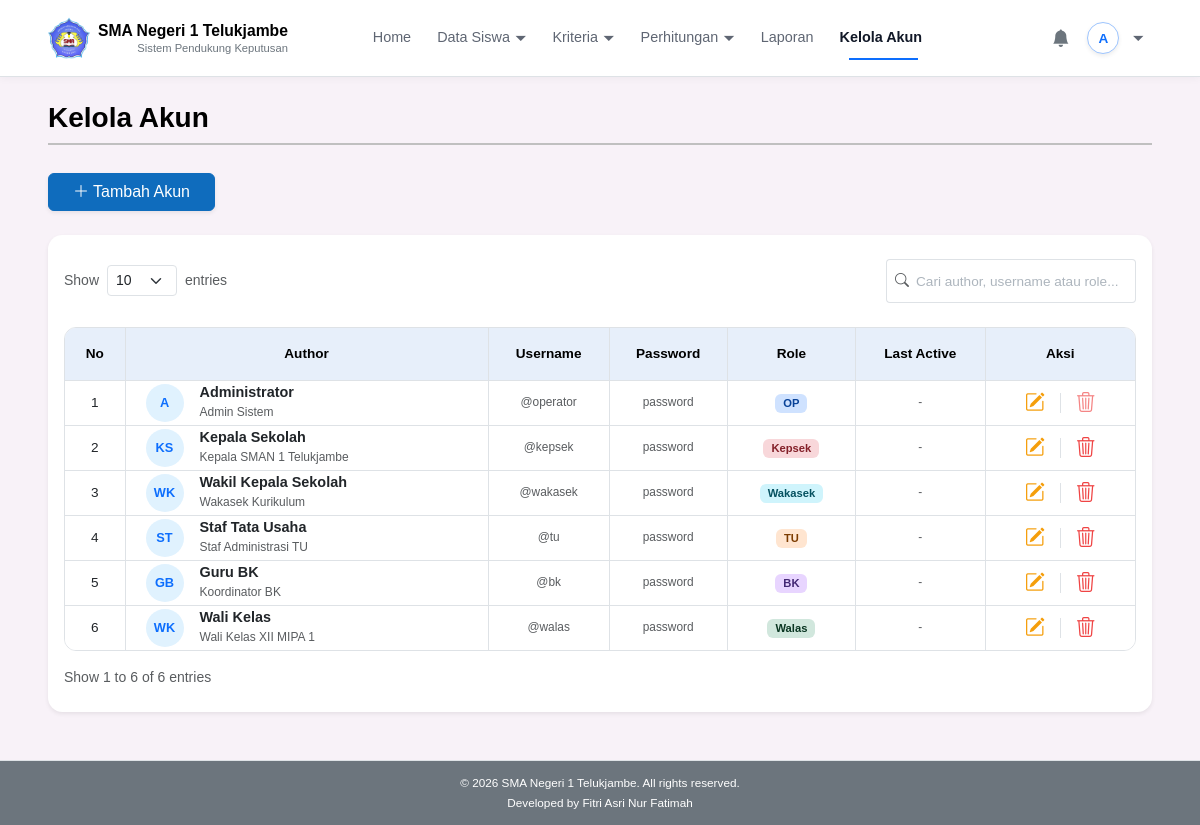
The page /index.php?url=akun (signed in) on the database its author committed.
### tables this page shows
CREATE TABLE users (
    id_user INT AUTO_INCREMENT PRIMARY KEY,
    nama VARCHAR(100) NOT NULL,
    username VARCHAR(50) NOT NULL UNIQUE,
    password VARCHAR(255) NOT NULL,
    password_plain VARCHAR(255) NULL,
    role ENUM('operator', 'wali_kelas', 'bk', 'tu', 'wakasek', 'kepala_sekolah') NOT NULL,
    posisi VARCHAR(100) NULL,
    last_login DATETIME NULL,
    created_at DATETIME DEFAULT CURRENT_TIMESTAMP
);

### app/Views/akun/index.php (the view, shortened to what the rows shown need)
<?php
$roleNames = [
    'operator'        => 'Staff IT',
    'wali_kelas'      => 'Wali Kelas',
    'bk'              => 'Guru BK',
    'tu'              => 'Staff Tata Usaha',
    'wakasek'         => 'Wakasek Kurikulum',
    'kepala_sekolah'  => 'Kepala Sekolah',
    'admin'           => 'Administrator',
];
$roleBadges = [
    'operator'        => ['label' => 'OP',      'style' => 'background:#cfe2ff;color:#084298;'],
    'wali_kelas'      => ['label' => 'Walas',   'style' => 'background:#d1e7dd;color:#0a3622;'],
    'bk'              => ['label' => 'BK',      'style' => 'background:#e8d5ff;color:#432874;'],
    'tu'              => ['label' => 'TU',      'style' => 'background:#ffe5d0;color:#7c3c00;'],
    'wakasek'         => ['label' => 'Wakasek', 'style' => 'background:#cff4fc;color:#055160;'],
    'kepala_sekolah'  => ['label' => 'Kepsek',  'style' => 'background:#f8d7da;color:#842029;'],
    'admin'           => ['label' => 'Admin',   'style' => 'background:#e0f2fe;color:#0369a1;'],
];
?>
<div class="page-header">
    <h2 class="page-title">Kelola Akun</h2>
</div>
<div class="card border-0 shadow-sm mb-4">
    <div class="card-body py-4">
        <div class="table-responsive">
            <table class="table table-bordered align-middle mb-0 custom-table">
                <thead class="bg-light text-center text-dark fw-bold">
                    <tr>
                        <th width="60" class="py-3">No</th>
                        <th style="min-width: 250px;">Author</th>
                        <th>Username</th>
                        <th>Password</th>
                        <th>Role</th>
                        <th>Last Active</th>
                        <th width="150">Aksi</th>
                    </tr>
                </thead>
                <tbody>
                    <?php if (!empty($users)): ?>
                        <?php foreach ($users as $i => $u): ?>
                            <tr>
                                <td class="text-center text-dark"><?= ($page - 1) * $limit + $i + 1 ?></td>
                                <td>
                                    <div class="d-flex align-items-center ps-2">
                                        <?php
                                        $initials = '';
                                        $names = explode(' ', $u['nama']);
                                        foreach ($names as $n) {
                                            $initials .= strtoupper(substr($n, 0, 1));
                                        }
                                        $initials = substr($initials, 0, 2);
                                        ?>
                                        <?php if (!empty($u['foto'])): ?>
                                        <img src="<?= asset('public/uploads/profile/' . $u['foto']) ?>"
                                             class="rounded-circle me-3 object-fit-cover"
                                             style="width:38px;height:38px;object-fit:cover;border:2px solid #e0f2fe;"
                                             alt="<?= e($u['nama']) ?>">
                                        <?php else: ?>
                                        <div class="avatar-circle me-3 fw-bold text-primary rounded-circle" style="font-size: 0.8rem; background: #e0f2fe; border: none; width: 38px; height: 38px; display: flex; align-items: center; justify-content: center;">
                                            <?= $initials ?>
                                        </div>
                                        <?php endif; ?>
                                        <div>
                                            <div class="fw-bold text-dark lh-1 mb-1" style="font-size: 0.9rem;"><?= e($u['nama']) ?></div>
                                            <div class="text-muted" style="font-size: 0.75rem;"><?= e($u['posisi'] ?: ($roleNames[$u['role']] ?? ucwords(str_replace('_', ' ', $u['role'])))) ?></div>
                                        </div>
                                    </div>
                                </td>
                                <td class="text-center small text-muted">@<?= e($u['username']) ?></td>
                                <td class="text-center text-muted small"><?= e($u['password_plain'] ?: '••••••••') ?></td>
                                <td class="text-center">
                                    <?php $rb = $roleBadges[$u['role']] ?? ['label' => $u['role'], 'style' => 'background:#6c757d;color:#fff;']; ?>
                                    <span class="badge" style="<?= $rb['style'] ?>; font-weight: 600; font-size: 0.7rem; padding: 4px 8px;">
                                        <?= $rb['label'] ?>
                                    </span>
                                </td>
                                <td class="text-center small">
                                    <?php if ($u['last_login']): ?>
                                        <?php
                                        $diff = time() - strtotime($u['last_login']);
                                        $tsText = date('d/m/Y H:i', strtotime($u['last_login']));
                                        $elapsed = time_elapsed($u['last_login']);
                                        ?>
                                        <?php if ($diff < 300): ?>
                                            <div class="d-flex align-items-center justify-content-center gap-1">
                                                <span class="text-success fw-bold">Active</span>
                                                <span class="text-muted" style="font-size: 0.65rem;">- <?= $elapsed ?></span>
                                            </div>
                                        <?php else: ?>
                                            <div class="text-dark d-inline-block"><?= $tsText ?></div>
                                            <span class="text-muted ms-1" style="font-size: 0.65rem;">- <?= $elapsed ?></span>
                                        <?php endif; ?>
                                    <?php else: ?>
                                        <span class="text-muted">-</span>
                                    <?php endif; ?>
                                </td>
                                <td class="text-center">
                                    <div class="d-flex justify-content-center align-items-center">
                                        <button class="btn btn-sm p-0 border-0 btn-edit-akun" title="Edit"
                                                data-bs-toggle="modal" data-bs-target="#modalEditAkun"
                                                data-id="<?= $u['id_user'] ?>"
                                                data-nama="<?= e($u['nama']) ?>"
                                                data-posisi="<?= e($u['posisi'] ?? '') ?>"
                                                data-username="<?= e($u['username']) ?>"
                                                data-role="<?= e($u['role']) ?>"
                                                data-password="<?= e($u['password_plain'] ?? '') ?>"
                                                onclick="populateEditModal(this)">
                                            <i class="bi bi-pencil-square fs-5" style="color:#f59e0b;"></i>
                                        </button>
                                        <button class="btn btn-sm p-0 border-0 btn-delete" title="Hapus"
                                                onclick="confirmDelete(<?= $u['id_user'] ?>, '<?= e($u['nama']) ?>')"
                                                <?= $u['id_user'] == ($_SESSION['user']['id_user'] ?? 0) ? 'disabled' : '' ?>>
                                            <i class="bi bi-trash3 fs-5" style="color:#ef4444;"></i>
                                        </button>
                                    </div>
                                </td>
                            </tr>
                        <?php endforeach; ?>
                    <?php else: ?>
                        <tr>
                            <td colspan="7" class="text-center py-5 text-muted">Belum ada data akun.</td>
                        </tr>
                    <?php endif; ?>
                </tbody>
            </table>
        </div>
    </div>
</div>
<link rel="stylesheet" href="<?= e(asset('assets/css/pages/akun.css')); ?>">

### app/Views/layouts/app.php (shortened to what the rows shown need)
<!doctype html>
<html lang="id">
<head>
    <link href="https://cdn.jsdelivr.net/npm/bootstrap@5.3.3/dist/css/bootstrap.min.css" rel="stylesheet">
    <link rel="stylesheet" href="https://cdn.jsdelivr.net/npm/bootstrap-icons@1.11.3/font/bootstrap-icons.css">
    <link rel="stylesheet" href="<?= e(asset('assets/css/style.css')); ?>">
</head>
<body class="app-body">
<div class="d-flex flex-column min-vh-100">
    <nav class="navbar navbar-expand-lg bg-white border-bottom sticky-top app-navbar">
        <div class="container-fluid px-lg-5">
            <div class="collapse navbar-collapse" id="navbarMain">
                <ul class="navbar-nav ms-auto align-items-lg-center">
                    <li class="nav-item dropdown">
                        <?php $curr = current_user(); ?>
                        <a class="nav-link dropdown-toggle d-flex align-items-center" href="#" role="button" data-bs-toggle="dropdown">
                            <?php if (!empty($curr['foto'])): ?>
                                <img src="<?= asset('public/uploads/profile/' . $curr['foto']) ?>" class="rounded-circle border me-2 avatar-circle shadow-sm" style="width: 32px; height: 32px; object-fit: cover;">
                            <?php else: ?>
                                <span class="rounded-circle bg-white text-primary border border-primary-subtle text-center me-2 avatar-circle d-flex align-items-center justify-content-center shadow-sm" style="width: 32px; height: 32px; font-size: 0.85rem; font-weight: 700;">
                                    <?= e(substr($curr['nama'] ?? 'U', 0, 1)); ?>
                                </span>
                            <?php endif; ?>
                        </a>
                    </li>
                </ul>
            </div>
        </div>
    </nav>
    <main class="flex-fill container-fluid px-3 px-lg-5 py-4">
        <?= $content; ?>
    </main>
</div>
</body>
</html>

### rows shown on the page
users: nama "A", i "1", initials "A", nama "Administrator", posisi "Admin Sistem", username "operator", password_plain "password", role "OP"
users: i "2", initials "KS", nama "Kepala Sekolah", posisi "Kepala SMAN 1 Telukjambe", username "kepsek", password_plain "password", role "Kepsek"
users: i "3", initials "WK", nama "Wakil Kepala Sekolah", posisi "Wakasek Kurikulum", username "wakasek", password_plain "password", role "Wakasek"
users: i "4", initials "ST", nama "Staf Tata Usaha", posisi "Staf Administrasi TU", username "tu", password_plain "password", role "TU"
users: i "5", initials "GB", nama "Guru BK", posisi "Koordinator BK", username "bk", password_plain "password", role "BK"
users: i "6", initials "WK", nama "Wali Kelas", posisi "Wali Kelas XII MIPA 1", username "walas", password_plain "password", role "Walas"

### other values the page prints
min($page * $limit, $total) "6"
$total "6"
form field limit "10"
